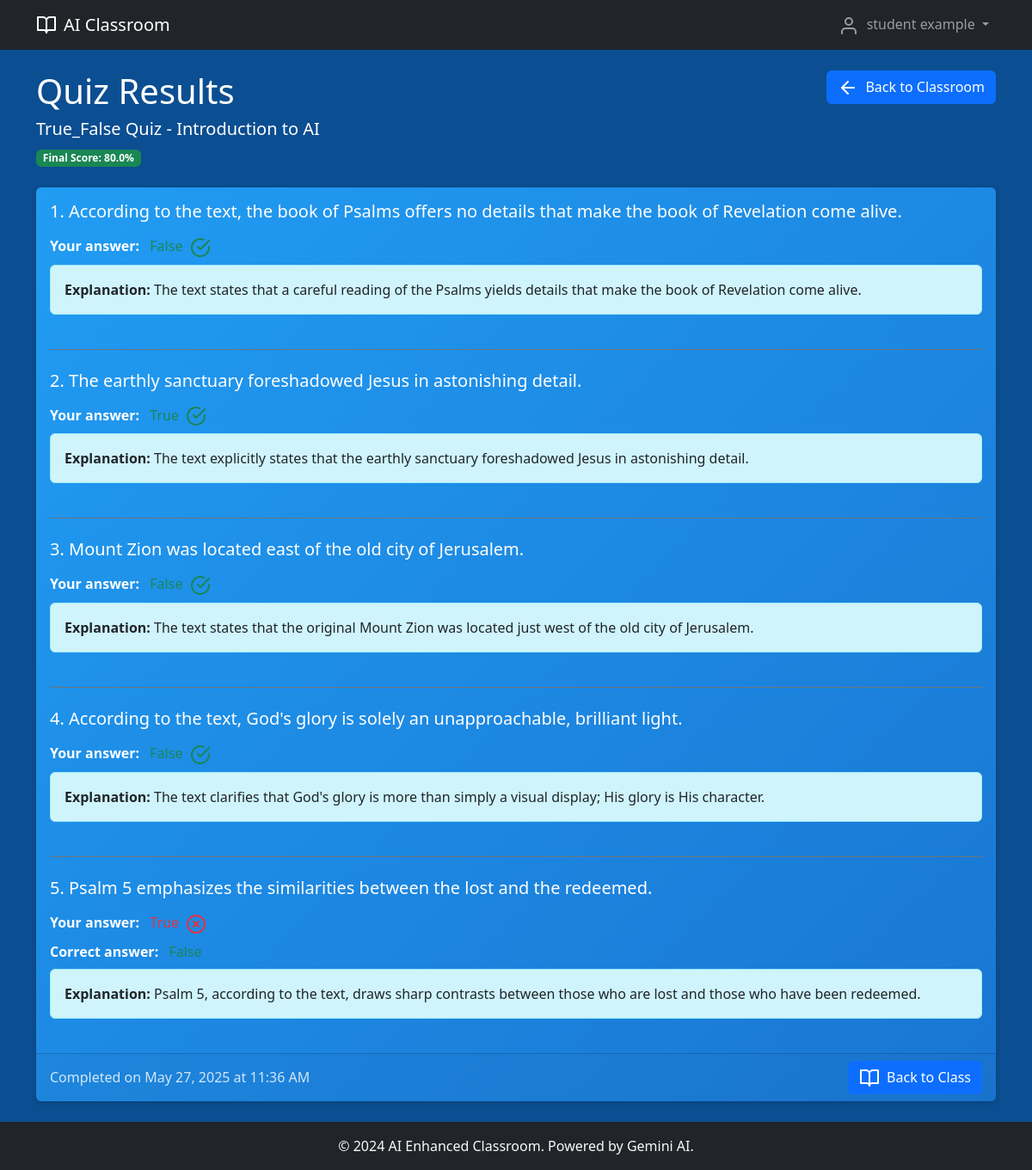
/student/quiz_result/2 (signed in), run on the app's committed database.
### models.py (models this page shows, shortened)
class User(UserMixin, db.Model):
    id = db.Column(db.Integer, primary_key=True)
    email = db.Column(db.String(120), unique=True, nullable=False)
    password_hash = db.Column(db.String(256), nullable=False)
    role = db.Column(db.String(20), nullable=False)  # 'teacher' or 'student'
    first_name = db.Column(db.String(100), nullable=False)
    last_name = db.Column(db.String(100), nullable=False)
    created_at = db.Column(db.DateTime, default=datetime.utcnow)
    taught_classrooms = db.relationship('Classroom', backref='teacher', lazy=True)
    enrollments = db.relationship('Enrollment', backref='student', lazy=True)
    self_evaluations = db.relationship('SelfEvaluation', backref='student', lazy=True)
    created_quizzes = db.relationship('Quiz', backref='teacher', lazy=True)
    @property
    def full_name(self):
        return f"{self.first_name} {self.last_name}"

class SelfEvaluation(db.Model):
    id = db.Column(db.Integer, primary_key=True)
    student_id = db.Column(db.Integer, db.ForeignKey('user.id'), nullable=False)
    classroom_id = db.Column(db.Integer, db.ForeignKey('classroom.id'), nullable=False)
    material_id = db.Column(db.Integer, db.ForeignKey('material.id'), nullable=True)
    quiz_id = db.Column(db.Integer, db.ForeignKey('quiz.id'), nullable=True)
    quiz_type = db.Column(db.String(20), nullable=False)  # 'mcq', 'true_false', 'essay'
    questions_json = db.Column(db.Text, nullable=False)
    answers_json = db.Column(db.Text, nullable=False)
    score = db.Column(db.Float)
    feedback_json = db.Column(db.Text)
    created_at = db.Column(db.DateTime, default=datetime.utcnow)
    completed_at = db.Column(db.DateTime)
    is_ai_generated = db.Column(db.Boolean, default=True)
    started_at = db.Column(db.DateTime)

class Classroom(db.Model):
    id = db.Column(db.Integer, primary_key=True)
    name = db.Column(db.String(200), nullable=False)
    description = db.Column(db.Text)
    invitation_code = db.Column(db.String(10), unique=True, nullable=False)
    teacher_id = db.Column(db.Integer, db.ForeignKey('user.id'), nullable=False)
    created_at = db.Column(db.DateTime, default=datetime.utcnow)
    enrollments = db.relationship('Enrollment', backref='classroom', lazy=True, cascade='all, delete-orphan')
    materials = db.relationship('Material', backref='classroom', lazy=True, cascade='all, delete-orphan')
    self_evaluations = db.relationship('SelfEvaluation', backref='classroom', lazy=True, cascade='all, delete-orphan')
    quizzes = db.relationship('Quiz', backref='classroom', lazy=True, cascade='all, delete-orphan')

### routes.py (the view)
@app.route('/student/quiz_result/<int:evaluation_id>')
@login_required
def student_quiz_result(evaluation_id):
    if current_user.role != 'student':
        flash('Access denied', 'error')
        return redirect(url_for('index'))
    evaluation = SelfEvaluation.query.filter_by(
        id=evaluation_id,
        student_id=current_user.id
    ).first_or_404()
    if not evaluation.completed_at:
        flash('Quiz not completed yet', 'warning')
        return redirect(url_for('student_classroom', classroom_id=evaluation.classroom_id))
    questions = json.loads(evaluation.questions_json)
    answers = json.loads(evaluation.answers_json)
    feedback = json.loads(evaluation.feedback_json) if evaluation.feedback_json else []
    return render_template('student/quiz.html',
                         classroom=evaluation.classroom,
                         evaluation=evaluation,
                         questions=questions,
                         answers=answers,
                         feedback=feedback,
                         quiz_type=evaluation.quiz_type,
                         show_results=True)

### app.py (called while the page is built)
@login_manager.user_loader
def load_user(user_id):
    from models import User
    return User.query.get(int(user_id))

### templates/student/quiz.html (shortened to what this page needs)
{% extends "base.html" %}
{% block content %}
<div class="d-flex justify-content-between align-items-start mb-4">
    <div>
        {% if show_results %}
            <h1 class="text-white">Quiz Results</h1>
            <h5 class="text-white">{{ quiz_type.title() }} Quiz - {{ classroom.name }}</h5>
            {% if evaluation.score is not none %}
                <div class="mt-2">
                    <span class="badge badge-lg text-white
                        {% if evaluation.score >= 80 %}bg-success
                        {% elif evaluation.score >= 60 %}bg-warning
                        {% else %}bg-danger{% endif %}">
                        Final Score: {{ "%.1f"|format(evaluation.score) }}%
                    </span>
                </div>
            {% endif %}
        {% endif %}
    </div>
    <a href="{{ url_for('student_classroom', classroom_id=classroom.id) }}" class="btn btn-primary">
        <i data-feather="arrow-left" class="me-2"></i>Back to Classroom
    </a>
</div>
{% if not show_results %}
    <form method="POST" action="{{ url_for('student_submit_quiz', evaluation_id=evaluation.id) }}">
        <div class="card border-0 gradient-blue">
            <div class="card-body">
                {% for question in questions %}
                    <div class="mb-4 {% if not loop.last %}border-bottom border-secondary pb-4{% endif %}">
                        <h5 class="mb-3 text-white">Question {{ loop.index }}. {{ question.question }}</h5>
                        {% if quiz_type == 'mcq' %}
                            {% set question_index = loop.index0 %}
                            {% for option in question.options %}
                                <div class="form-check mb-2 text-white">
                                    <input class="form-check-input" type="radio"
                                           name="answer_{{ question_index }}" value="{{ option[0] }}"
                                           id="q{{ question_index }}_opt{{ loop.index0 }}" required>
                                    <label class="form-check-label" for="q{{ question_index }}_opt{{ loop.index0 }}">
                                        {{ option }}
                                    </label>
                                </div>
                            {% endfor %}
                        {% elif quiz_type == 'true_false' %}
                            <div class="form-check mb-2 text-white">
                                <input class="form-check-input" type="radio"
                                       name="answer_{{ loop.index0 }}" value="True"
                                       id="q{{ loop.index0 }}_true" required>
                                <label class="form-check-label" for="q{{ loop.index0 }}_true">
                                    True
                                </label>
                            </div>
                            <div class="form-check mb-2 text-white">
                                <input class="form-check-input" type="radio"
                                       name="answer_{{ loop.index0 }}" value="False"
                                       id="q{{ loop.index0 }}_false" required>
                                <label class="form-check-label" for="q{{ loop.index0 }}_false">
                                    False
                                </label>
                            </div>
                        {% elif quiz_type == 'essay' %}
                            <textarea class="form-control bg-dark text-white border-secondary" name="answer_{{ loop.index0 }}"
                                      rows="6" placeholder="Write your answer here..." required></textarea>
                            {% if question.key_points %}
                                <div class="form-text mt-2 text-white-80">
                                    <strong>Consider including:</strong> {{ question.key_points|join(', ') }}
                                </div>
                            {% endif %}
                            {% if question.suggested_length %}
                                <div class="form-text text-white-80">
                                    <strong>Suggested length:</strong> {{ question.suggested_length }}
                                </div>
                            {% endif %}
                        {% endif %}
                    </div>
                {% endfor %}
            </div>
            <div class="card-footer">
                <div class="d-flex justify-content-between">
                    <span class="text-white-80">{{ questions|length }} question{{ 's' if questions|length != 1 else '' }}</span>
                    <button type="submit" class="btn btn-primary">
                        <i data-feather="check" class="me-2"></i>Submit Quiz
                    </button>
                </div>
            </div>
        </div>
    </form>
{% else %}
    <div class="card border-0 gradient-blue">
        <div class="card-body">
            {% for question in questions %}
                <div class="mb-4 {% if not loop.last %}border-bottom border-secondary pb-4{% endif %}">
                    <h5 class="mb-3 text-white">{{ loop.index }}. {{ question.question }}</h5>
                    {% if quiz_type == 'mcq' or quiz_type == 'true_false' %}
                        {% set feedback_item = feedback[loop.index0] %}
                        <div class="mb-2 text-white">
                            <strong>Your answer:</strong>
                            <span class="ms-2 {% if feedback_item.is_correct %}text-success{% else %}text-danger{% endif %}">
                                {{ answers[loop.index0] if answers[loop.index0] else "Not answered" }}
                                {% if feedback_item.is_correct %}
                                    <i data-feather="check-circle" class="ms-1"></i>
                                {% else %}
                                    <i data-feather="x-circle" class="ms-1"></i>
                                {% endif %}
                            </span>
                        </div>
                        {% if not feedback_item.is_correct %}
                            <div class="mb-2 text-white">
                                <strong>Correct answer:</strong>
                                <span class="text-success ms-2">{{ feedback_item.correct_answer }}</span>
                            </div>
                        {% endif %}
                        {% if feedback_item.explanation %}
                            <div class="alert alert-info text-dark">
                                <strong>Explanation:</strong> {{ feedback_item.explanation }}
                            </div>
                        {% endif %}
                    {% endif %}
                </div>
            {% endfor %}
        </div>
        <div class="card-footer">
            <div class="d-flex justify-content-between align-items-center">
                <div>
                    <span class="text-white-80">
                        Completed on {{ evaluation.completed_at.strftime('%B %d, %Y at %I:%M %p') }}
                    </span>
                </div>
                <div class="d-flex gap-2">
                    <a href="{{ url_for('student_classroom', classroom_id=classroom.id) }}"
                       class="btn btn-primary">
                        <i data-feather="book-open" class="me-2"></i>Back to Class
                    </a>
                </div>
            </div>
        </div>
    </div>
{% endif %}
{% endblock %}

### templates/base.html (shortened to what this page needs)
<!DOCTYPE html>
<html lang="en">
<head>
    <link href="https://cdn.jsdelivr.net/npm/bootstrap@5.3.0/dist/css/bootstrap.min.css" rel="stylesheet">
    <link rel="stylesheet" href="https://cdnjs.cloudflare.com/ajax/libs/font-awesome/6.4.0/css/all.min.css">
</head>
<body class="d-flex flex-column min-vh-100" style="background-color: #0b4e91;">
    <nav class="navbar navbar-expand-lg navbar-dark bg-dark">
        <div class="container">
            <a class="navbar-brand d-flex align-items-center" href="{{ url_for('index') }}">
                <i data-feather="book-open" class="me-2"></i>
                AI Classroom
            </a>
            <div class="collapse navbar-collapse" id="navbarNav">
                <ul class="navbar-nav ms-auto">
                    {% if current_user.is_authenticated %}
                        <li class="nav-item dropdown">
                            <a class="nav-link dropdown-toggle" href="#" role="button" data-bs-toggle="dropdown">
                                <i data-feather="user" class="me-1"></i>
                                {{ current_user.full_name }}
                            </a>
                        </li>
                    {% endif %}
                </ul>
            </div>
        </div>
    </nav>
    <main class="container my-4 flex-grow-1">
        {% if error_message %}
            <div class="text-center py-5">
                <i data-feather="alert-circle" class="text-warning" style="width: 64px; height: 64px;"></i>
                <h2 class="mt-3">{{ error_message }}</h2>
                <a href="{{ url_for('index') }}" class="btn btn-primary mt-3">
                    <i data-feather="home" class="me-2"></i>Go Home
                </a>
            </div>
        {% else %}
            {% block content %}{% endblock %}
        {% endif %}
    </main>
    <footer class="bg-dark text-light py-3 mt-auto">
        <div class="container text-center">
            <p class="mb-0">&copy; 2024 AI Enhanced Classroom. Powered by Gemini AI.</p>
        </div>
    </footer>
</body>
</html>

### templates/base.html (style rules this page uses)
.card.gradient-blue { background: linear-gradient(135deg, #219CF3, #1976D2) !important; color: white !important; }
.text-white-80 { color: rgba(255,255,255,0.8) !important; }
.gradient-blue { background: linear-gradient(to bottom right, #1976D2, #2196F3) !important; }
.card { box-shadow: 0px 2px 6px rgba(0,0,0,0.15); }
.text-white-80 { color: rgba(255, 255, 255, 0.8) !important; }

### data on the page
User: full_name "student example"
SelfEvaluation: title "True_False", score "80.0", completed_at "May 27, 2025 at 11:36 AM"
Classroom: name "Introduction to AI"

### other printed values
{{ question.question }} "According to the text, the book of Psalms offers no details that make the book of Revelation come alive." "The earthly sanctuary foreshadowed Jesus in astonishing detail." "Mount Zion was located east of the old city of Jerusalem." "According to the text, God's glory is solely an unapproachable, brilliant light." "Psalm 5 emphasizes the similarities between the lost and the redeemed."
{{ answers[loop.index0] if answers[loop.index0] else "Not answered" }} "False" "True" "False" "False"
{{ feedback_item.explanation }} "The text states that a careful reading of the Psalms yields details that make the book of Revelation come alive." "The text explicitly states that the earthly sanctuary foreshadowed Jesus in astonishing detail." "The text states that the original Mount Zion was located just west of the old city of Jerusalem." "The text clarifies that God's glory is more than simply a visual display; His glory is His character." "Psalm 5, according to the text, draws sharp contrasts between those who are lost and those who have been redeemed."
{{ feedback_item.correct_answer }} "False"
